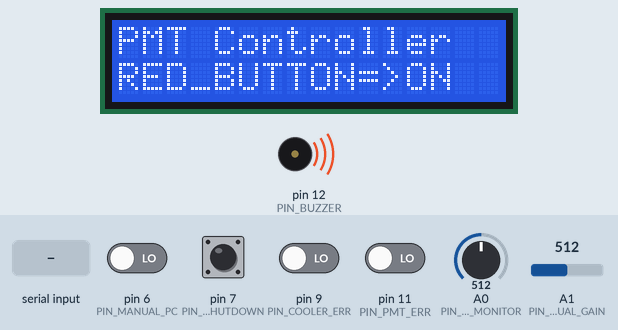
The sketch below on a simulated Arduino Uno, built with avr-gcc and run on an emulated ATmega328P. Parts: 16×2 character LCD, buzzer (waves = sounding, pin HIGH). The test bench sets the inputs (shaded band); at power-on: pin 6 (PIN_MANUAL_PC), pin 7 (PIN_EMERGENCY_SHUTDOWN), pin 9 (PIN_COOLER_ERR), pin 11 (PIN_PMT_ERR) LOW, A1 (PIN_MANUAL_GAIN) = 512, A0 (PIN_VOLTAGE_MONITOR) = 512. Pins used as bus, display or sensor lines are not drawn; what the sketch prints to the serial monitor is not drawn.

Above: at 3.9 s.
4.0 s: pin 7 (PIN_EMERGENCY_SHUTDOWN) pulled HIGH for 3 s
At 7.9 s:
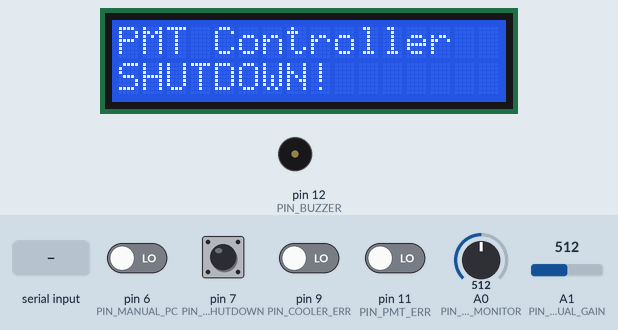
8.5 s: pin 7 (PIN_EMERGENCY_SHUTDOWN) pulled HIGH for 3 s
At 9.0 s:
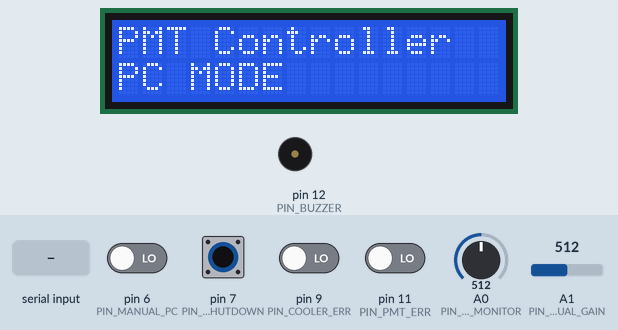
13.0 s: pin 6 (PIN_MANUAL_PC) driven HIGH and pin 7 (PIN_EMERGENCY_SHUTDOWN) driven HIGH and pin 9 (PIN_COOLER_ERR) driven HIGH and pin 11 (PIN_PMT_ERR) driven HIGH
At 14.2 s:
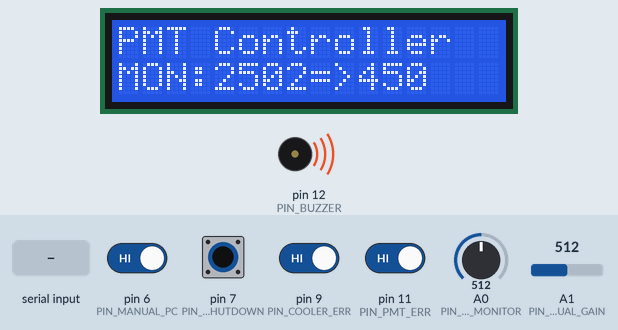
19.5 s: "1,90\n" received over Serial
At 20.5 s:
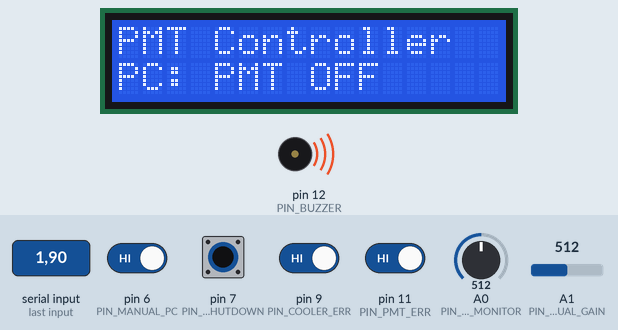
26.6 s: A1 (PIN_MANUAL_GAIN) set to 495
At 29.3 s:
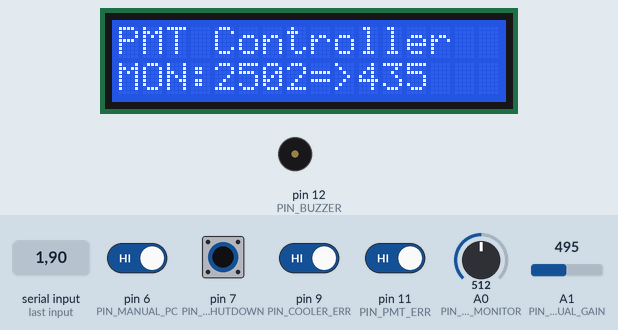
30.1 s: A1 (PIN_MANUAL_GAIN) set to 120
At 31.2 s:
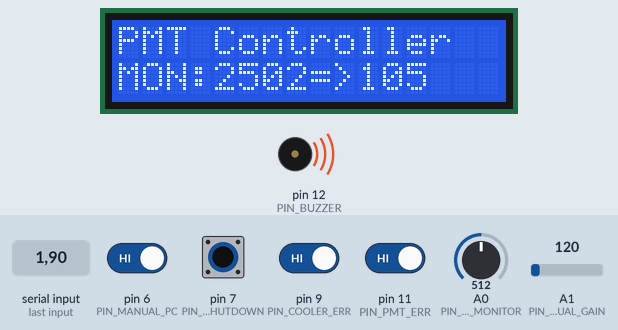
33.6 s: A1 (PIN_MANUAL_GAIN) set to 106
Timing chart, 0 to 40.1 s (numbered marks = the images above; inputs shaded):
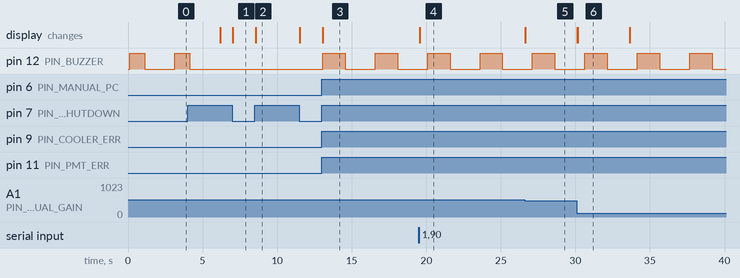

The sketch:

PMT_PC.ino
```cpp
//SainSmart
#include <Wire.h>
//#include <LiquidCrystal_I2C_Due_Compatible.h>
//LiquidCrystal_I2C lcd(0x27,16,2);  // set the LCD address to 0x3F for a 16 chars and 2 line display

#include <LiquidCrystal_I2C.h>

LiquidCrystal_I2C lcd(0x27, 2, 1, 0, 4, 5, 6, 7, 3, POSITIVE);  // Set the LCD I2C address


#include <Adafruit_MCP4725.h>

const int CMD_SET_GAIN = 01;
const int CMD_GET_GAIN = 02;
const int CMD_PMT_ON = 03;
const int CMD_PMT_OFF = 04;
const int CMD_RAMP_GAIN = 05;
const int CMD_INIT = 06;
const int CMD_GET_MONITOR = 07;

const int PIN_BUZZER = 12;
const int PIN_PMT_ERR = 11;
const int PIN_PMT_POWER = 10;
const int PIN_COOLER_ERR = 9;
const int PIN_COOLER_POWER = 8;

const int PIN_EMERGENCY_SHUTDOWN = 7;

const int PIN_MANUAL_PC = 6;
const int PIN_VOLTAGE_MONITOR = 0;
const int PIN_MANUAL_GAIN = 1;

const float COOLER_STARTUP_TIME_MIN = 1;
const float GAIN_SPEED_MS = 0.1; // 1 ms per one DAC increment.
const float AUTO_COOLER_OFF_MIN = 30;

const int BEEP_DURATION_MS = 500;
const int BEEP_INTER_DURATION_MS = 2000;

const int NUM_SAMPLES_TO_AVG = 50;
#define MAX(a,b)((a)>(b))?(a):(b)
#define MIN(a,b)((a)>(b))?(b):(a)

Adafruit_MCP4725 dac;

int desiredMV = 0;

void SetGain(int mV)
{
  // map the desired mV (0..800) to the dac output range...
  // a dac value of 4095 corresponds to 2.7V.
  if (mV > 900)
    mV = 900;
  if (mV < 0)
    mV = 0;
  float Volt = mV/1000.0;
  // 5V is mapped to 4095
  //
  int dacValue = Volt/5.0 *4095.0;
  dac.setVoltage(dacValue, false);
  //Serial.println("GAIN "+String(mV));
}

void rampGain(float mV)
{
  int currentGain = getVoltageMonitor();
  int numSteps = MAX(1, fabs(mV-currentGain)/50); // 50 mV increments.

  if (mV == 0)
  {
    SetGain(0);
    return;
  }

  if (currentGain < mV)
  {
    // ramp Up
    for (int k=0; k< numSteps;k++)
    {
      SetGain((float)mV/ (numSteps-1) * k);
    }
  } else
  {
     // ramp down
   for (int k=0; k< numSteps;k++)
    {
      SetGain((float)mV/ (numSteps-1) * (numSteps-1-k));
    }

  }

}

void setupPins()
{
  pinMode(PIN_BUZZER, OUTPUT);
  pinMode(PIN_PMT_ERR, INPUT);
  pinMode(PIN_PMT_POWER, OUTPUT);
  pinMode(PIN_COOLER_ERR, INPUT);
  pinMode(PIN_COOLER_POWER, OUTPUT);
  pinMode(PIN_EMERGENCY_SHUTDOWN, INPUT);
  pinMode(PIN_MANUAL_PC, INPUT);

  digitalWrite(PIN_BUZZER, LOW);
  digitalWrite(PIN_PMT_POWER, LOW);
}

void DisplayMessage(String s)
{
lcd.setCursor(0,0);
lcd.println(s + String("             "));
//Serial.println(s);
}

void setup() {
   Serial.begin(115200);
   DisplayMessage("Now starting up");
   dac.begin(0x62);
   dac.setVoltage(0, false);
   setupPins();

     lcd.begin(16, 2);  // initialize the lcd for 16 chars 2 lines, turn on backlight
  lcd.backlight();
  lcd.setCursor(0, 0); //Start at character 4 on line 0

 /// lcd.init();                      // initialize the lcd
 // lcd.init();                      // initialize the lcd
 // lcd.backlight();

  DisplayMessage("PMT Controller");
  lcd.setCursor(0,1);
  lcd.println("                 ");
  CoolerON();


   bool emergencyShutdown = !digitalRead(PIN_EMERGENCY_SHUTDOWN);
   if (emergencyShutdown)
   {

     lcd.setCursor(0,1);
     lcd.println("RED_BUTTON=>ON      ");
     while (digitalRead(PIN_EMERGENCY_SHUTDOWN) == 0)
     {
       digitalWrite(PIN_BUZZER, HIGH);
       delay(1000);
       digitalWrite(PIN_BUZZER, LOW);
       delay(2000);
     }
    lcd.setCursor(0,1);
    lcd.println("                 ");

   }

}


void PMT_High_VoltageON()
{

      //SetGain(0);

      digitalWrite(PIN_PMT_POWER, HIGH);
      /*
      int numSteps = 10;
       for (int k=0; k < numSteps; k++)
      {
        SetGain(desiredMV * ((float)k/(numSteps-1)));
        delay(10);
      }*/
}


void PMT_High_VoltageOFF()
{
  // Ramp Down
      // allow ~ 1 second to ramp up.  Each call to SetGain is 50 ms.
      /*
      int numSteps = 10;
      for (int k=0; k < numSteps; k++)
      {
        SetGain(desiredMV * (1.0-((float)k/(numSteps-1))));
      }
*/
      digitalWrite(PIN_PMT_POWER, LOW);
}

void CoolerON()
{
    digitalWrite(PIN_COOLER_POWER, HIGH);
}

void CoolerOFF()
{
  digitalWrite(PIN_COOLER_POWER, LOW);
}


int beep_state = 0;
long beep_time = 0;
int beep_type_state;
void beep(int beep_type)
{
  if (beep_state == 0) {
    beep_state = 1;
    beep_type_state = beep_type;
  }
}

void beepFSM()
{
  if (beep_state == 1)
  {
    beep_state = 2;
    beep_time = millis();
    digitalWrite(PIN_BUZZER, HIGH);
  }

  if (beep_state == 2)
  {
    if (millis()-beep_time > beep_type_state*BEEP_DURATION_MS)
    {
      digitalWrite(PIN_BUZZER, LOW);
      beep_state = 3;
      beep_time = millis();
    }
  }
  if (beep_state == 3)
  {
   if (millis()-beep_time > BEEP_INTER_DURATION_MS)
   {
     beep_state = 0;
   }

  }


}


unsigned long PMThighVoltageONtimestamp = 0;
unsigned long PMThighVoltageOFFtimestamp = 0;


int highVoltageFSM = 0;
int AutoCoolerFSM = 0;
int prev_manual_mode = -1;
float prev_manual_value = -100;
#define MAX_BUFFER 128
int buffer_index = 0;
char packetBuffer[MAX_BUFFER]; //buffer to hold incoming packet,


void fnHandleSerialCommunication()
{
  if (Serial.available() > 0) {
    // get incoming byte:
    char inByte = Serial.read();
    if (inByte == 10)
    { // new line
      packetBuffer[buffer_index] = 0;
      if (buffer_index > 0)
        apply_command();

      buffer_index = 0;

    } else {
      packetBuffer[buffer_index++] = inByte;
      if (buffer_index >= MAX_BUFFER - 1) {
        buffer_index = MAX_BUFFER - 1;
      }
    }
  }
}


byte apply_command()
{
  long newGainValue;
  float Voltage;
  int command = (packetBuffer[0] - '0') * 10 + packetBuffer[1] - '0';
  switch (command)
  {
    case CMD_SET_GAIN:
      newGainValue = atoi(packetBuffer + 3);
      SetGain(newGainValue);
      Serial.println("OK! ");

      lcd.setCursor(0,1);
      lcd.println("PC: GAIN => " + String(newGainValue)+"                 ");

      break;
     case CMD_GET_GAIN:
      Serial.println("OK! "+String(getVoltageMonitor()));
      break;
     case CMD_PMT_ON:
       PMT_High_VoltageON();
       Serial.println("OK! ");

      lcd.setCursor(0,1);
      lcd.println("PC: PMT ON                 ");

       break;
    case CMD_PMT_OFF:
       PMT_High_VoltageOFF();
       Serial.println("OK! ");
       lcd.setCursor(0,1);
       lcd.println("PC: PMT OFF              ");

       break;
    case CMD_RAMP_GAIN:
      newGainValue = atoi(packetBuffer + 3);
      rampGain(newGainValue);
       Serial.println("OK! ");
    lcd.setCursor(0,1);
       lcd.println("PC: GAIN => " + String(newGainValue)+"                 ");
        break;
     case CMD_INIT:
       SetGain(0);
       PMT_High_VoltageOFF();
         Serial.println("OK! ");
         lcd.setCursor(0,1);
       lcd.println("PC: PMT OFF            ");

       break;
       case CMD_GET_MONITOR:
        Voltage = getVoltageMonitor();
       Serial.println(String(Voltage,4));
  }

}

int getVoltageMonitor()
{
  // Read current voltages
       long y = 0;
      for (int k=0;k<NUM_SAMPLES_TO_AVG;k++) {
        y += analogRead(PIN_VOLTAGE_MONITOR);
      }
      int PMT_gain_Monitor_mV = ((float)y/NUM_SAMPLES_TO_AVG) / 1023.0 * 5000;
   return PMT_gain_Monitor_mV;
}

void loop() {
  bool emergencyShutdown = !digitalRead(PIN_EMERGENCY_SHUTDOWN);
  if (emergencyShutdown)
  {
    PMT_High_VoltageOFF();
    SetGain(0);
    Serial.println("EMERGENCY_SHUTDOWN_ON");
    lcd.setCursor(0,1);
    lcd.println("SHUTDOWN!           ");
    while (1)
    {
      if (digitalRead(PIN_EMERGENCY_SHUTDOWN) == 1)
        break;
    }
    lcd.setCursor(0,1);
    lcd.println("                       ");
    Serial.println("EMERGENCY_SHUTDOWN_OFF");
    prev_manual_mode = -1;
  }

  fnHandleSerialCommunication();

  // Read current voltages
   long x=0;
  for (int k=0;k<NUM_SAMPLES_TO_AVG;k++) {
    x += analogRead(PIN_MANUAL_GAIN);
  }
  desiredMV = ((float)x/NUM_SAMPLES_TO_AVG) / 1023.0 * 900; // map potentiometer value to [0,900]
  // max Vcont signal is 0.9V

  int ManualMode = digitalRead(PIN_MANUAL_PC);

  if (prev_manual_mode != ManualMode)
  {
     // Change in manual / PC Mode.
     // if Manual, turn PMT high voltage ON and ramp gain using potentiometer.
     prev_manual_mode = ManualMode;

     if (ManualMode)
     {
       PMT_High_VoltageON();
       rampGain(desiredMV);
       prev_manual_value = -100;
     } else
     {
       // PC Mode. First, turn off PMT
       SetGain(0);
       PMT_High_VoltageOFF();
       lcd.setCursor(0,1);
       lcd.println("PC MODE                ");

     }

  }

  if (ManualMode)
  {

    if  ( ( fabs(prev_manual_value - desiredMV) >= 2) || (desiredMV <= 10 && prev_manual_value != 0) )
    {
      if (desiredMV <= 10)
      {
        PMT_High_VoltageOFF();
        desiredMV = 0;
      } else
      {
          PMT_High_VoltageON();
      }
      prev_manual_value = desiredMV;

      SetGain(desiredMV);

      lcd.setCursor(0,1);
      if (desiredMV == 0)
          lcd.println("PMT OFF                 ");
        else {
           lcd.println("MON:" + String(getVoltageMonitor())  +"=>"+ String(desiredMV)+"         ");
        }
    }

  } else
  {
    // PC Mode

  }


  beepFSM();

//  Serial.println(String(int(dacValueToVoltage(manualPMTdacValue))));

  int err1 = digitalRead(PIN_PMT_ERR);
  int err2 = digitalRead(PIN_COOLER_ERR);

  if (err1 && err2)
  {
   // Serial.println("Both PMT error and Cooler errors");
    beep(3);
  } else if (err1)
    {
    //Serial.println("only PMT error");
      beep(2);
    } else
    if (err2)
    {
   // Serial.println("only cooler error");
      beep(1);
    }


}
```

Measured:
- the behaviour switches between 511 and 510 on A1 (PIN_MANUAL_GAIN) (found by bisection; images 4 and 5)
- after the input at 4.0 s, pin 12 (PIN_BUZZER): goes on until 4.1 s, then stays LOW; the display: first changes after 2.2 s (image 1 shows a later state)
- after the input at 8.5 s, the display: changes after 0.05 s (image 2)
- after the input at 13.0 s, pin 12 (PIN_BUZZER): alternates HIGH for 1.5 s and LOW for 2.0 s, starting after 0.07 s; the display: changes after 0.07 s (image 3)
- after the input at 19.5 s, the display: changes after 0.05 s (image 4)
- after the input at 26.6 s, the display: first changes at once (image 5 shows a later state)
- after the input at 30.1 s, the display: first changes at once (image 6 shows a later state)
